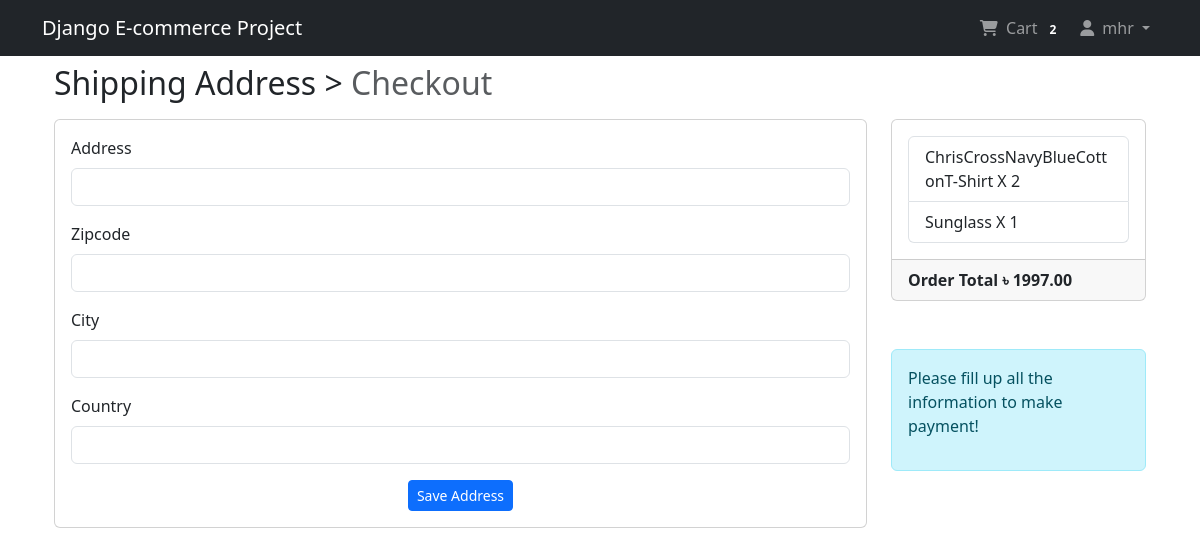
The page /payment/checkout/ (signed in) on the database as committed earlier.
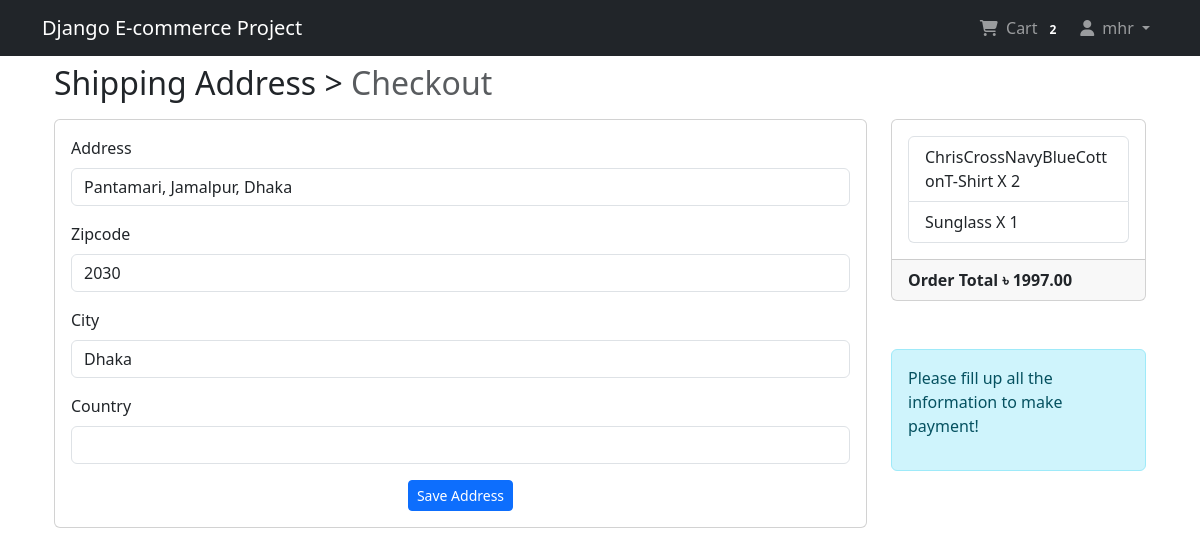
The same page on the database as committed later.
### app_payment/models.py (models this page shows, shortened)
class BillingAddress(models.Model):
    user = models.ForeignKey(settings.AUTH_USER_MODEL, on_delete=models.CASCADE)
    address = models.CharField(max_length=264, blank=True)
    zipcode = models.CharField(max_length=10, blank=True)
    city = models.CharField(max_length=30, blank=True)
    country = models.CharField(max_length=20, blank=True)
    def is_fully_filled(self):
        field_names = [f.name for f in self._meta.get_fields()]
        for field_name in field_names:
            value = getattr(self, field_name)
            if value is None or value=='':
                return False
        return True
    class Meta:
        verbose_name_plural = "BillingAddress"

### app_payment/views.py (the view)
# urls.py: path('checkout/', views.checkout, name="checkout"),
@login_required
def checkout(request):
    saved_address = BillingAddress.objects.get_or_create(user=request.user)[0]
    form = BillingForm(instance=saved_address)
    if request.method == 'POST':
        form = BillingForm(request.POST, instance=saved_address)
        if form.is_valid():
            form.save()
            form = BillingForm(instance=saved_address)
            messages.success(request, "Shipping address saved!")
    order_qs = Order.objects.filter(user=request.user, ordered=False)
    order_items = order_qs[0].orderitems.all()
    order_total = order_qs[0].get_totals()
    return render(request, 'app_payment/checkout.html', context={'form':form, 'order_items':order_items, 'order_totals':order_total, 'saved_address':saved_address})

### app_payment/forms.py
class BillingForm(forms.ModelForm):
    class Meta:
        model = BillingAddress
        fields = ['address', 'zipcode', 'city', 'country']

### app_order/models.py (called while the page is built)
    def get_total(self):
        total = self.item.price * self.quantity
        float_total = format(total, '0.2f')
        return float_total

    def get_totals(self):
        total = 0
        for order_item in self.orderitems.all():
            total += float(order_item.get_total())
        return total

### app_order/templatetags/cart_tag.py (called while the page is built)
@register.filter
def cart_total(user):
    order = Order.objects.filter(user=user, ordered=False)
    if order.exists():
        return order[0].orderitems.count()
    else:
        return 0

### templates/app_payment/checkout.html (shortened to what this page needs)
{% extends 'base.html' %}
{% load crispy_forms_tags %}
{% block content %}
<div class="container">
    <h2 class="mb-3">
        Shipping Address > <span class="text-muted">Checkout</span>
    </h2>
    <div class="row">
        <div class="col-md-9">
            <div class="card mb-5" style="height: auto;">
                <div class="card-body">
                    <form method="POST">
                        {{form|crispy}}
                        <center><button type="submit" class="btn btn-primary btn-sm">Save Address</button></center>
                    </form>
                </div>
            </div>
        </div>
        <div class="col-md-3">
            <div class="card" style="height: auto;">
                <div class="card-body">
                    <ul class="list-group list-group-glush">
                        {% for items in order_items %}
                        <li class="list-group-item">{{items.item.name}} X {{items.quantity}}</li>
                        {% endfor %}
                    </ul>
                </div>
                <div class="card-footer">
                    <span class="float-left"><b>Order Total</b></span>
                    <span class="float-right"><b>&#2547; {{order_totals|floatformat:2}}</b></span>
                </div>
            </div><br><br>
            {% if saved_address.is_fully_filled %}
            <a href="{% url 'app_payment:pay' %}" class="btn btn-warning btn-md">Make Payment</a>
            {% else %}
            <div class="alert alert-info">
                <p>Please fill up all the information to make payment!</p>
            </div>
            {% endif %}
        </div>
    </div>
</div>
{% endblock %}

Rows that differ between the two databases and show on the page:
changed BillingAddress: address (not shown) → "Pantamari, Jamalpur, Dhaka"; zipcode (not shown) → "2030"; city (not shown) → "Dhaka"
